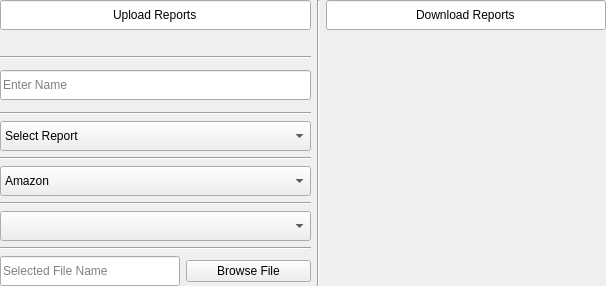
<?xml version="1.0" encoding="UTF-8"?>
<ui version="4.0">
 <class>Form</class>
 <widget class="QWidget" name="Form">
  <property name="geometry">
   <rect>
    <x>0</x>
    <y>0</y>
    <width>606</width>
    <height>286</height>
   </rect>
  </property>
  <property name="windowTitle">
   <string>Form</string>
  </property>
  <layout class="QVBoxLayout" name="verticalLayout">
   <property name="leftMargin">
    <number>0</number>
   </property>
   <property name="topMargin">
    <number>0</number>
   </property>
   <property name="rightMargin">
    <number>0</number>
   </property>
   <property name="bottomMargin">
    <number>0</number>
   </property>
   <item>
    <layout class="QGridLayout" name="gridLayout">
     <item row="12" column="0" rowspan="2">
      <widget class="QComboBox" name="aws_bucket">
       <property name="sizePolicy">
        <sizepolicy hsizetype="Expanding" vsizetype="Fixed">
         <horstretch>0</horstretch>
         <verstretch>0</verstretch>
        </sizepolicy>
       </property>
       <property name="minimumSize">
        <size>
         <width>280</width>
         <height>30</height>
        </size>
       </property>
      </widget>
     </item>
     <item row="0" column="0">
      <widget class="QLineEdit" name="lineEdit">
       <property name="minimumSize">
        <size>
         <width>280</width>
         <height>30</height>
        </size>
       </property>
       <property name="text">
        <string>Upload Reports</string>
       </property>
       <property name="alignment">
        <set>Qt::AlignCenter</set>
       </property>
       <property name="readOnly">
        <bool>true</bool>
       </property>
      </widget>
     </item>
     <item row="2" column="2" rowspan="14">
      <layout class="QVBoxLayout" name="download_report_layout">
       <property name="spacing">
        <number>7</number>
       </property>
      </layout>
     </item>
     <item row="0" column="2">
      <widget class="QLineEdit" name="lineEdit_2">
       <property name="sizePolicy">
        <sizepolicy hsizetype="Fixed" vsizetype="Fixed">
         <horstretch>0</horstretch>
         <verstretch>0</verstretch>
        </sizepolicy>
       </property>
       <property name="minimumSize">
        <size>
         <width>280</width>
         <height>30</height>
        </size>
       </property>
       <property name="text">
        <string>Download Reports</string>
       </property>
       <property name="alignment">
        <set>Qt::AlignCenter</set>
       </property>
       <property name="readOnly">
        <bool>true</bool>
       </property>
      </widget>
     </item>
     <item row="15" column="0">
      <layout class="QHBoxLayout" name="horizontalLayout">
       <item>
        <widget class="QLineEdit" name="file_label">
         <property name="sizePolicy">
          <sizepolicy hsizetype="Fixed" vsizetype="Fixed">
           <horstretch>1</horstretch>
           <verstretch>1</verstretch>
          </sizepolicy>
         </property>
         <property name="minimumSize">
          <size>
           <width>180</width>
           <height>30</height>
          </size>
         </property>
         <property name="text">
          <string/>
         </property>
         <property name="placeholderText">
          <string>Selected File Name </string>
         </property>
         <property name="clearButtonEnabled">
          <bool>true</bool>
         </property>
        </widget>
       </item>
       <item>
        <widget class="QPushButton" name="browse_file">
         <property name="text">
          <string>Browse File</string>
         </property>
        </widget>
       </item>
      </layout>
     </item>
     <item row="1" column="2">
      <spacer name="verticalSpacer_3">
       <property name="orientation">
        <enum>Qt::Vertical</enum>
       </property>
       <property name="sizeType">
        <enum>QSizePolicy::Fixed</enum>
       </property>
       <property name="sizeHint" stdset="0">
        <size>
         <width>20</width>
         <height>20</height>
        </size>
       </property>
      </spacer>
     </item>
     <item row="9" column="0" rowspan="2">
      <widget class="QComboBox" name="comboBox_2">
       <property name="sizePolicy">
        <sizepolicy hsizetype="Expanding" vsizetype="Fixed">
         <horstretch>0</horstretch>
         <verstretch>0</verstretch>
        </sizepolicy>
       </property>
       <property name="minimumSize">
        <size>
         <width>280</width>
         <height>30</height>
        </size>
       </property>
       <item>
        <property name="text">
         <string>Amazon</string>
        </property>
       </item>
      </widget>
     </item>
     <item row="1" column="0">
      <spacer name="verticalSpacer_2">
       <property name="orientation">
        <enum>Qt::Vertical</enum>
       </property>
       <property name="sizeType">
        <enum>QSizePolicy::Fixed</enum>
       </property>
       <property name="sizeHint" stdset="0">
        <size>
         <width>20</width>
         <height>20</height>
        </size>
       </property>
      </spacer>
     </item>
     <item row="11" column="0">
      <widget class="Line" name="line_4">
       <property name="orientation">
        <enum>Qt::Horizontal</enum>
       </property>
      </widget>
     </item>
     <item row="3" column="0" rowspan="2">
      <widget class="QLineEdit" name="file_name">
       <property name="sizePolicy">
        <sizepolicy hsizetype="Expanding" vsizetype="Fixed">
         <horstretch>1</horstretch>
         <verstretch>1</verstretch>
        </sizepolicy>
       </property>
       <property name="minimumSize">
        <size>
         <width>280</width>
         <height>30</height>
        </size>
       </property>
       <property name="text">
        <string/>
       </property>
       <property name="placeholderText">
        <string>Enter Name </string>
       </property>
       <property name="clearButtonEnabled">
        <bool>true</bool>
       </property>
      </widget>
     </item>
     <item row="5" column="0">
      <widget class="Line" name="line_2">
       <property name="orientation">
        <enum>Qt::Horizontal</enum>
       </property>
      </widget>
     </item>
     <item row="6" column="0" rowspan="2">
      <widget class="QComboBox" name="report_type">
       <property name="sizePolicy">
        <sizepolicy hsizetype="Expanding" vsizetype="Fixed">
         <horstretch>0</horstretch>
         <verstretch>0</verstretch>
        </sizepolicy>
       </property>
       <property name="minimumSize">
        <size>
         <width>280</width>
         <height>30</height>
        </size>
       </property>
       <item>
        <property name="text">
         <string>Select Report</string>
        </property>
       </item>
      </widget>
     </item>
     <item row="2" column="0">
      <widget class="Line" name="line">
       <property name="orientation">
        <enum>Qt::Horizontal</enum>
       </property>
      </widget>
     </item>
     <item row="8" column="0">
      <widget class="Line" name="line_3">
       <property name="orientation">
        <enum>Qt::Horizontal</enum>
       </property>
      </widget>
     </item>
     <item row="14" column="0">
      <widget class="Line" name="line_5">
       <property name="orientation">
        <enum>Qt::Horizontal</enum>
       </property>
      </widget>
     </item>
     <item row="0" column="1" rowspan="16">
      <widget class="Line" name="line_6">
       <property name="orientation">
        <enum>Qt::Vertical</enum>
       </property>
      </widget>
     </item>
    </layout>
   </item>
  </layout>
 </widget>
 <resources/>
 <connections/>
</ui>
